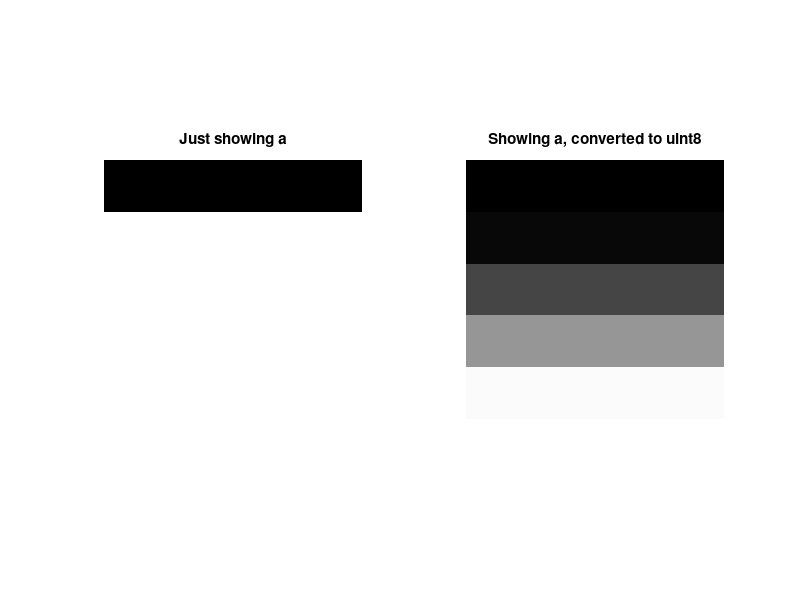

Write MATLAB code to recreate this figure.
%% Creating grayscale image
a=[0 0 0 0 0;10 10 10 10 10;70 70 70 70 70;150 150 150 150 150;...
    250 250 250 250 250] 
figure()
subplot(1,2,1)
imshow(a), title('Just showing a')%Expected a grayscale image where the first row is black and
    %the next ones are gray until the final row which is white.
subplot(1,2,2)
% imshow(a, []), title('Showing a,[]') %With this command the results expected are obtained. One 
    %could also convert the type of a to be uint8.
imshow(uint8(a)), title('Showing a, converted to uint8') %converting to uint8 from double.
